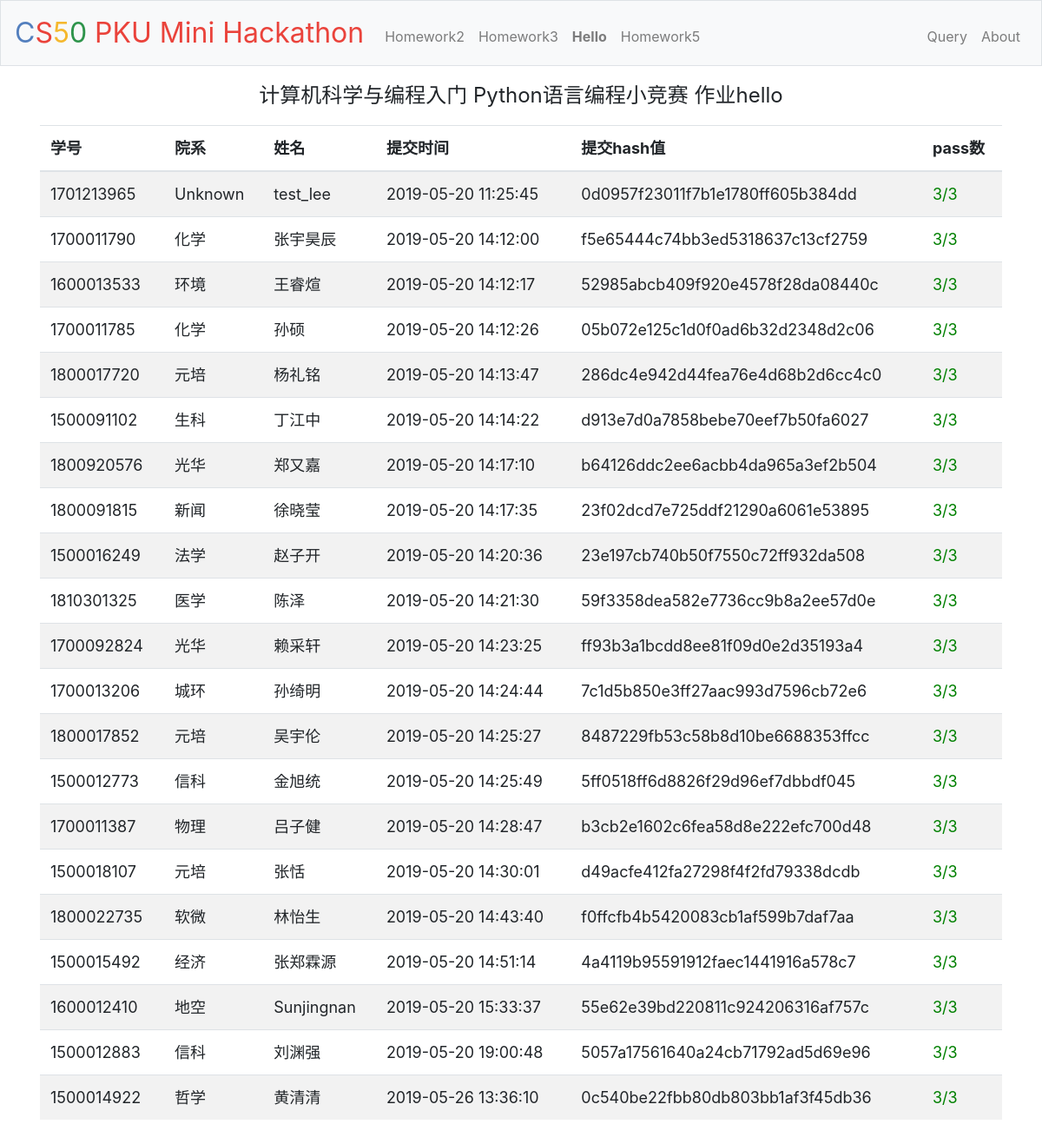
Page /homework4/hello on the earlier database version.
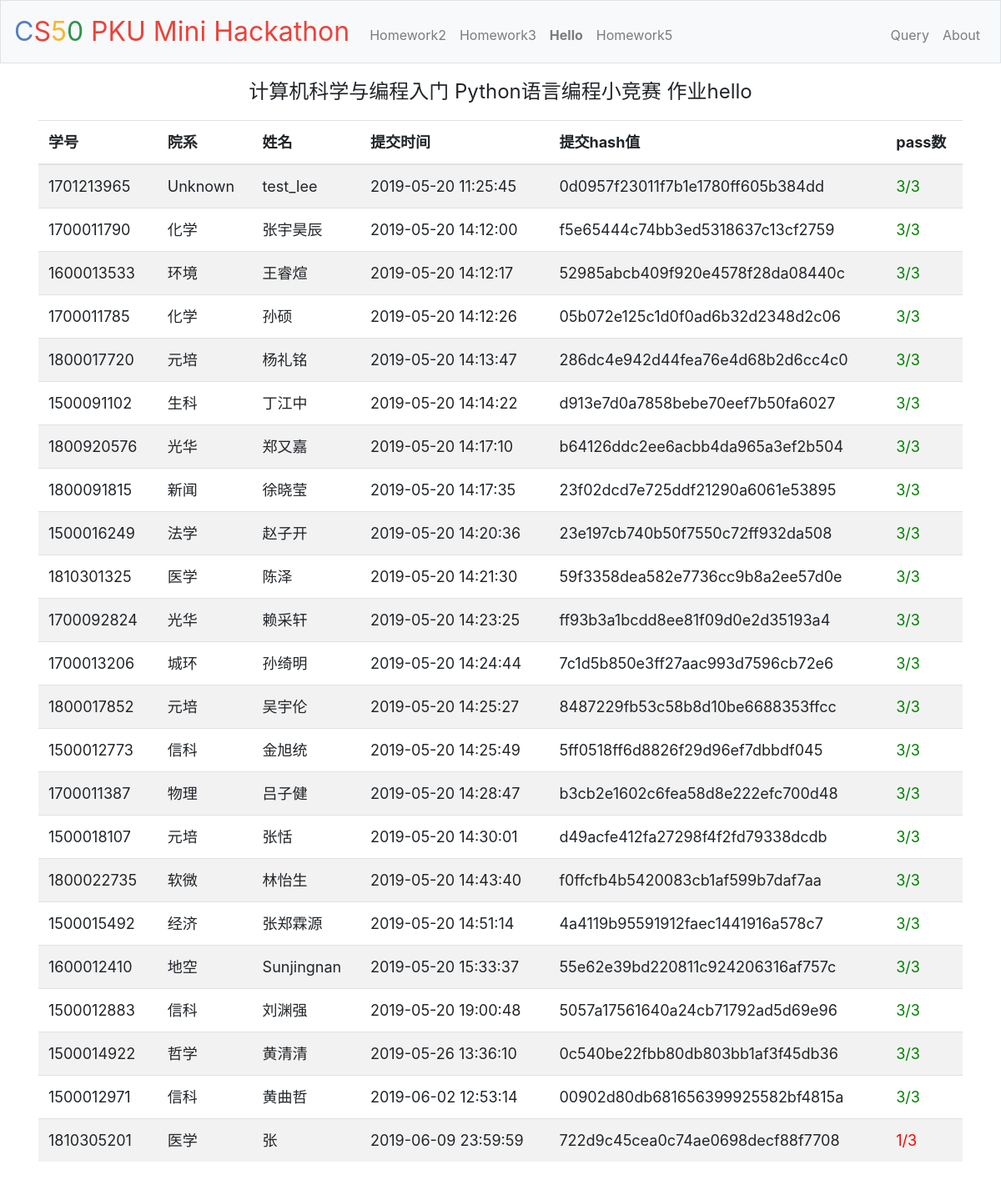
Same page on the later database version.
### tables this page shows
CREATE TABLE "submit" (
	"id"	INTEGER NOT NULL PRIMARY KEY AUTOINCREMENT UNIQUE,
	"stuid"	INTEGER NOT NULL,
	"name"	TEXT,
	"work"	INTEGER NOT NULL,
	"time"	TIMESTAMP NOT NULL DEFAULT current_timestamp,
	"exe_time"	REAL,
	"hash"	TEXT NOT NULL,
	"status"	INTEGER NOT NULL,
	"correct_num"	INTEGER
);

### application.py (the view)
@app.route("/homework4/<name>")
def homework4(name):
    dic={"hello":41,"mario":42,"cash":43,"credit":44}
    work = dic.get(name)
    if not work:
        return '<h1>Unknown homework</h1>', 400
    session["status"]=name[0].upper()+name[1:]
    app.logger.info(request.remote_addr+" "+get_time()+" GET /homework4/"+name)
    rows = db.execute("SELECT stuid,name,time,hash,correct_num FROM submit where status=0 AND work=:work GROUP BY stuid HAVING MAX(time) ORDER BY correct_num DESC, time ASC", work=work)
    result=[]
    for res in rows:
        stuid=str(res["stuid"])
        colloge=colloge_list.get(stuid)
        if not colloge:
            colloge="Unknown"
        tmp=[stuid,colloge, res["name"], res["time"], res["hash"], res["correct_num"]]
        result.append(tmp)
    return render_template("homework4.html", result=result, pass_num=pass_num.get(work), name=name)

### application.py (called while the page is built)
@app.after_request
def after_request(response):
    return response

def get_time():
    i = datetime.datetime.now()
    return "{}/{}/{} {}:{}:{}".format(i.year, i.month, i.day, i.hour, i.minute, i.second)

### templates/homework4.html (shortened to what this page needs)
{% extends "layout.html" %}
{% block main %}
    <div style="font-size:x-large">
        <p>
            计算机科学与编程入门 Python语言编程小竞赛 作业{{name}}
        </p>
    </div>
    <table class="table table-striped">
        <thead>
            <tr>
                <th>学号</th>
                <th>院系</th>
                <th>姓名</th>
                <th>提交时间</th>
                <th>提交hash值</th>
                <th>pass数</th>
            </tr>
        </thead>
        <tbody>
            {% for r in result %}
                <tr>
                    <td>{{r[0]}}</td>
                    <td>{{r[1]}}</td>
                    <td>{{r[2]}}</td>
                    <td>{{r[3]}}</td>
                    <td>{{r[4]}}</td>
                    {% if r[5] == pass_num %}
                        <td><font color="green">{{r[5]}}/{{pass_num}}</font></td>
                    {% else %}
                        <td><font color="red">{{r[5]}}/{{pass_num}}</font></td>
                    {% endif %}
                </tr>
            {% endfor %}
        </tbody>
    </table>
{% endblock %}

### templates/layout.html (shortened to what this page needs)
<!DOCTYPE html>
<html lang="en">
    <head>
        <link href="https://maxcdn.bootstrapcdn.com/bootstrap/4.0.0-beta.2/css/bootstrap.min.css" rel="stylesheet"/>
        <link href="/static/styles.css" rel="stylesheet"/>
    </head>
    <body>
        <nav class="navbar navbar-expand-md navbar-light bg-light border">
            <a class="navbar-brand" href="/hackathon"><span class="blue">C</span><span class="red">S</span><span class="yellow">5</span><span class="green">0</span> <span class="red">PKU Mini Hackathon</span></a>
            <div class="collapse navbar-collapse" id="navbar">
                <ul class="navbar-nav mr-auto mt-2">
                    {% if session["status"] == 'hw2' %}
                        <li class="nav-item"><b><a class="nav-link" href="/homework2">Homework2</a></b></li>
                    {% else %}
                        <li class="nav-item"><a class="nav-link" href="/homework2">Homework2</a></li>
                    {% endif %}
                    {% if session["status"] == 'hw3' %}
                        <li class="nav-item"><b><a class="nav-link" href="/homework3">Homework3</a></b></li>
                    {% else %}
                        <li class="nav-item"><a class="nav-link" href="/homework3">Homework3</a></li>
                    {% endif %}
                    <li class="nav-item">
                        <div class="nav-link">
                            {% if session["status"] in ['Hello', 'Mario', 'Cash', 'Credit'] %}
                                <span id="hw4"><b>{{session["status"]}}</b></span>
                            {% else %}
                                <span id="hw4">Homework4</span>
                            {% endif %}
                        </div>
                    </li>
                    {% if session["status"] == 'hw5' %}
                        <li class="nav-item"><b><a class="nav-link" href="/homework5">Homework5</a></b></li>
                    {% else %}
                        <li class="nav-item"><a class="nav-link" href="/homework5">Homework5</a></li>
                    {% endif %}
                </ul>
                <ul class="navbar-nav ml-auto mt-2">
                    {% if session["status"] == 'query' %}
                        <li class="nav-item"><b><a class="nav-link" href="/query">Query</a></b></li>
                    {% else %}
                        <li class="nav-item"><a class="nav-link" href="/query">Query</a></li>
                    {% endif %}
                    {% if session["status"] == 'about' %}
                        <li class="nav-item"><b><a class="nav-link" href="/about">About</a></b></li>
                    {% else %}
                        <li class="nav-item"><a class="nav-link" href="/about">About</a></li>
                    {% endif %}
                </ul>
            </div>
        </nav>
        <main class="container p-5">
            {% block main %}{% endblock %}
        </main>
    </body>
</html>

### static/styles.css (style rules this page uses)
nav .navbar-brand { font-size: xx-large; }
nav .navbar-brand .blue { color: #537fbe; }
nav .navbar-brand .red { color: #ea433b; }
nav .navbar-brand .yellow { color: #f5b82e; }
nav .navbar-brand .green { color: #2e944b; }
main { overflow-x: auto; text-align: center; }
main table { text-align: left; font-size: large; }
.nav-link { position: relative; display: inline-block; }
.p-5 { padding:1rem !important; }

Differences in the rows shown:
added submit: stuid "1500012971", r "信科", name "黄曲哲", time "2019-06-02 12:53:14", hash "00902d80db681656399925582bf4815a", correct_num "3"
added submit: stuid "1810305201", r "医学", name "张", time "2019-06-09 23:59:59", hash "722d9c45cea0c74ae0698decf88f7708", correct_num "1", pass_num "3"
